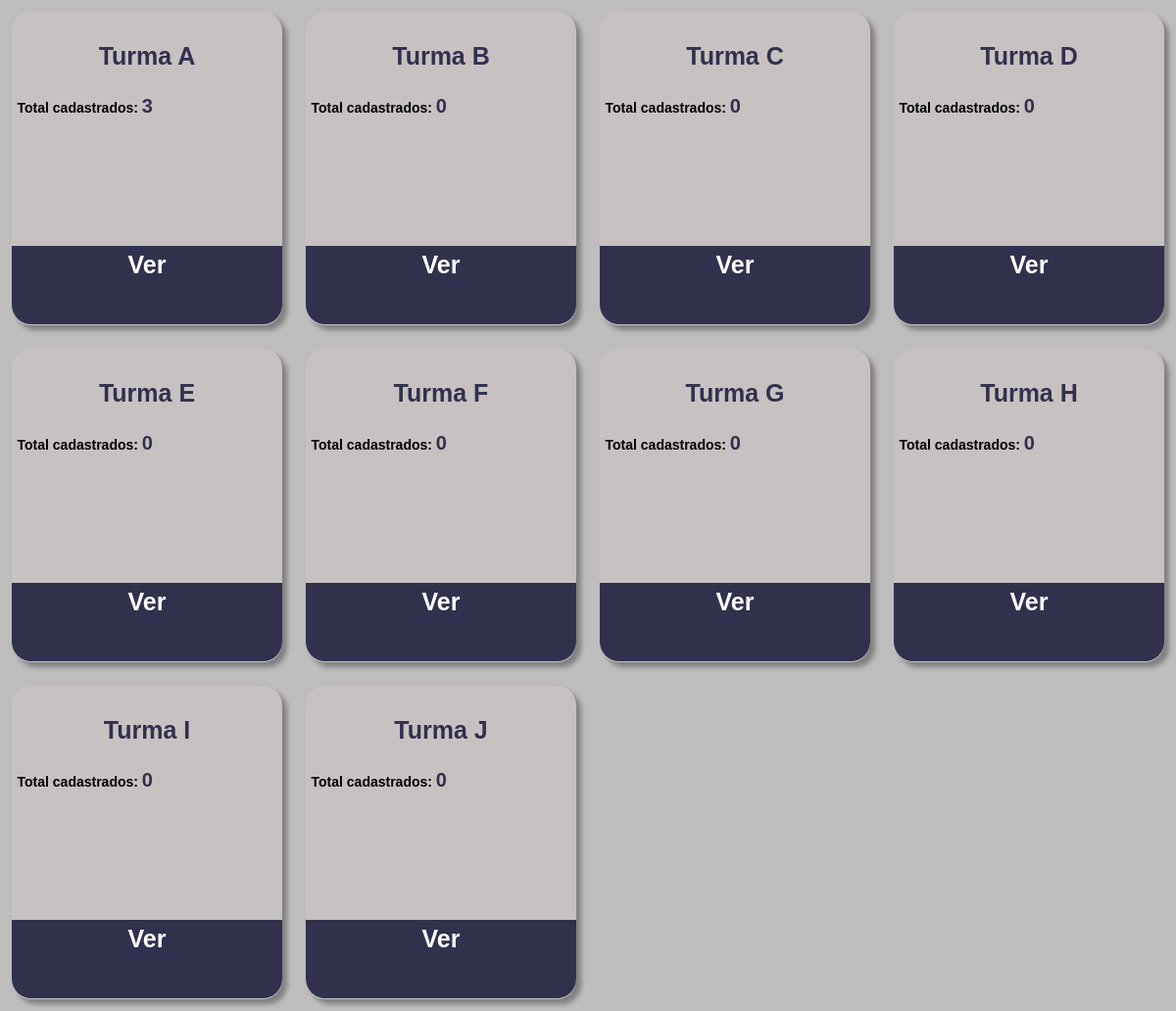
Screenshot of /Cadastrados/Turmas.php (signed in) with the database file from the repository.
### tables this page shows
CREATE TABLE `turmas` (
  `id` int(3) NOT NULL,
  `desc_turma` varchar(20) DEFAULT NULL
);

### BackEnd/conexao.php (called while the page is built, shortened)
<?php
class Conexao
{
    private $host = "localhost";
    private $port = "3306";
    private $user = "root";
    private $pass = "";
    private $dbName = "escola_db";
    private $pdo = null;
    public function __construct()
    {
        try {
            $this->pdo = new PDO("mysql:dbname=$this->dbName;host=$this->host;port=$this->port", $this->user, $this->pass);
        } catch (Exception $e) {
            $this->errorCode = $e->getCode();
            error_log(date("d-m-Y H:i:s")." - Falha ao conectar com o banco, código: '" . $e->getCode() . "', Erro: '" . $e->getMessage() . "'.\n", 3, "C:\\xampp\PhpSiteEscolaErrorsLog.log");
        }
    }
    public function executar($sql, $fullObject = false, $autoExec = true)
    {
        $stmt = $this->pdo->prepare($sql);
        if($autoExec || !$fullObject)
            $stmt->execute();
        if ($fullObject) {
            return $stmt;
        } else {
            $result = $stmt->fetchAll();
            return $result;
        }
    }
}

### Cadastrados/Turmas.php (the view, shortened to what this page needs)
<?php
require_once('../BackEnd/conexao.php');
$db = new Conexao();
$raUsuario = getIdRa();
$result = $db->executar("SELECT f.id FROM funcionarios AS f JOIN usuarios AS u ON f.ra = u.ra WHERE u.ra = $raUsuario;");
$idUser = $result[0][0];
$tipoUser = getPermission();
?>
<!DOCTYPE html>
<html lang="en">
<head>
    <link rel="stylesheet" href="../index.css">
    <link rel="stylesheet" href="cadastros.css">
</head>
<body>
    <div class="inicio">
        <?php
        if($tipoUser == 1){
        $result = $db->executar("SELECT id, desc_turma FROM turmas");
        } elseif($tipoUser == 2){
        $result = $db->executar("SELECT t.id, t.desc_turma FROM turmas AS t JOIN professor_turma AS pt ON t.id = pt.id_turma JOIN view_professores AS vp ON pt.id_prof = vp.id WHERE vp.id = $idUser");
        }
        foreach ($result as $turmas) {
            $idTurma = $turmas['id'];
            $descTurma = $turmas['desc_turma'];
            $result = $db->executar("SELECT COUNT(*) FROM view_alunos WHERE  id_turma = $idTurma ;");
            $quantAlunosTurmas = $result;
        ?>
            <div class="painel">
                <div class="conteudo">
                    <h3><?php echo $descTurma ?> </h3>
                    <p>Total cadastrados: <span><?php echo $quantAlunosTurmas[0][0] ?></span></p>
                </div>
                <a href="TurmaAluno.php?id=<?php echo $idTurma ?>" class="ver" name="">Ver</a>
            </div>
        <?php
        }
        ?>
    </div>
</body>
</html>

### index.css (style rules this page uses)
* { font-family: 'Lucida Sans', 'Lucida Sans Regular', 'Lucida Grande', 'Lucida Sans Unicode', Geneva, Verdana, sans-serif; box-sizing: border-box; font-weight: 700; }
body { margin: 0; display: flex; }
.painel { border-radius: 20px; box-shadow: 5px 5px 5px gray; width: 23%; height: 40vh; display: flex; flex-flow: row wrap; margin: 1%; background-color: rgb(199, 193, 193); }
.inicio { display: flex; flex-flow: row wrap; width: 100%; }
.painel h3 { text-align: center; color: rgb(49, 49, 78); font-size: 25px; }
.painel p { font-size: 14px; }
.conteudo { width: 100%; overflow: hidden; height: 29vh; padding: 2%; }
.conteudo span { color: rgb(49, 49, 78); font-size: 20px; }
.ver { width: 100%; color: white; height: 10vh; text-align: center; border-radius: 0px 0px 20px 20px; margin-top: 2%; background-color: rgb(49, 49, 78); font-size: 25px; padding: 2%; text-decoration: none; }

### Gerente/cadastros.css (style rules this page uses)
body { background-color: rgb(190, 188, 188); }

### rows the page displays
turmas: desc_turma "Turma A", quantAlunosTurmas "3"
turmas: desc_turma "Turma B", quantAlunosTurmas "0"
turmas: desc_turma "Turma C", quantAlunosTurmas "0"
turmas: desc_turma "Turma D", quantAlunosTurmas "0"
turmas: desc_turma "Turma E", quantAlunosTurmas "0"
turmas: desc_turma "Turma F", quantAlunosTurmas "0"
turmas: desc_turma "Turma G", quantAlunosTurmas "0"
turmas: desc_turma "Turma H", quantAlunosTurmas "0"
turmas: desc_turma "Turma I", quantAlunosTurmas "0"
turmas: desc_turma "Turma J", quantAlunosTurmas "0"
